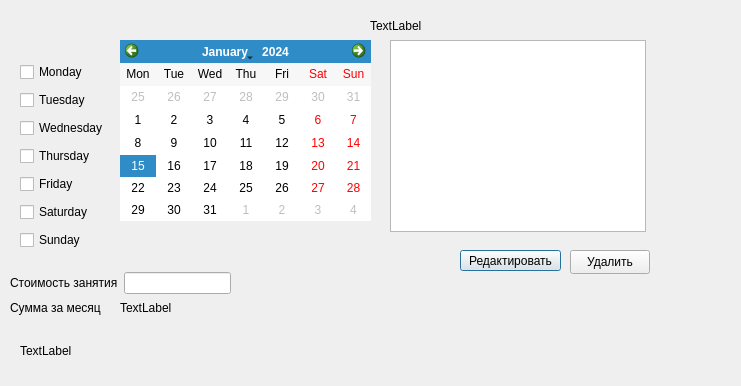
<?xml version="1.0" encoding="UTF-8"?>
<ui version="4.0">
 <class>Student</class>
 <widget class="QDialog" name="Student">
  <property name="geometry">
   <rect>
    <x>0</x>
    <y>0</y>
    <width>741</width>
    <height>386</height>
   </rect>
  </property>
  <property name="windowTitle">
   <string>Dialog</string>
  </property>
  <widget class="QLabel" name="label_Name">
   <property name="geometry">
    <rect>
     <x>370</x>
     <y>10</y>
     <width>141</width>
     <height>31</height>
    </rect>
   </property>
   <property name="text">
    <string>TextLabel</string>
   </property>
  </widget>
  <widget class="QLabel" name="label_2">
   <property name="geometry">
    <rect>
     <x>10</x>
     <y>300</y>
     <width>101</width>
     <height>16</height>
    </rect>
   </property>
   <property name="text">
    <string>Сумма за месяц</string>
   </property>
  </widget>
  <widget class="QLabel" name="label_finalSum">
   <property name="geometry">
    <rect>
     <x>120</x>
     <y>300</y>
     <width>111</width>
     <height>16</height>
    </rect>
   </property>
   <property name="text">
    <string>TextLabel</string>
   </property>
  </widget>
  <widget class="QCalendarWidget" name="calendarWidget">
   <property name="geometry">
    <rect>
     <x>120</x>
     <y>40</y>
     <width>251</width>
     <height>181</height>
    </rect>
   </property>
   <property name="gridVisible">
    <bool>false</bool>
   </property>
   <property name="selectionMode">
    <enum>QCalendarWidget::SingleSelection</enum>
   </property>
   <property name="horizontalHeaderFormat">
    <enum>QCalendarWidget::ShortDayNames</enum>
   </property>
   <property name="verticalHeaderFormat">
    <enum>QCalendarWidget::NoVerticalHeader</enum>
   </property>
  </widget>
  <widget class="QLabel" name="label_counterDays">
   <property name="geometry">
    <rect>
     <x>20</x>
     <y>330</y>
     <width>191</width>
     <height>41</height>
    </rect>
   </property>
   <property name="text">
    <string>TextLabel</string>
   </property>
  </widget>
  <widget class="QWidget" name="layoutWidget">
   <property name="geometry">
    <rect>
     <x>20</x>
     <y>60</y>
     <width>88</width>
     <height>192</height>
    </rect>
   </property>
   <layout class="QVBoxLayout" name="verticalLayout">
    <item>
     <widget class="QCheckBox" name="checkBox_Monday">
      <property name="text">
       <string>Monday</string>
      </property>
     </widget>
    </item>
    <item>
     <widget class="QCheckBox" name="checkBox_Tuesday">
      <property name="text">
       <string>Tuesday</string>
      </property>
     </widget>
    </item>
    <item>
     <widget class="QCheckBox" name="checkBox_Wednesday">
      <property name="text">
       <string>Wednesday</string>
      </property>
     </widget>
    </item>
    <item>
     <widget class="QCheckBox" name="checkBox_Thursday">
      <property name="text">
       <string>Thursday</string>
      </property>
     </widget>
    </item>
    <item>
     <widget class="QCheckBox" name="checkBox_Friday">
      <property name="text">
       <string>Friday</string>
      </property>
     </widget>
    </item>
    <item>
     <widget class="QCheckBox" name="checkBox_Saturday">
      <property name="text">
       <string>Saturday</string>
      </property>
     </widget>
    </item>
    <item>
     <widget class="QCheckBox" name="checkBox_Sunday">
      <property name="text">
       <string>Sunday</string>
      </property>
     </widget>
    </item>
   </layout>
  </widget>
  <widget class="QWidget" name="layoutWidget">
   <property name="geometry">
    <rect>
     <x>10</x>
     <y>270</y>
     <width>221</width>
     <height>26</height>
    </rect>
   </property>
   <layout class="QHBoxLayout" name="horizontalLayout">
    <item>
     <widget class="QLabel" name="label">
      <property name="text">
       <string>Стоимость занятия</string>
      </property>
     </widget>
    </item>
    <item>
     <widget class="QLineEdit" name="lineEdit_sumInput"/>
    </item>
   </layout>
  </widget>
  <widget class="QTableView" name="tableView">
   <property name="geometry">
    <rect>
     <x>390</x>
     <y>40</y>
     <width>256</width>
     <height>192</height>
    </rect>
   </property>
  </widget>
  <widget class="QPushButton" name="pushButton_add">
   <property name="geometry">
    <rect>
     <x>460</x>
     <y>250</y>
     <width>101</width>
     <height>21</height>
    </rect>
   </property>
   <property name="text">
    <string>Редактировать</string>
   </property>
  </widget>
  <widget class="QPushButton" name="pushButton_delete">
   <property name="geometry">
    <rect>
     <x>570</x>
     <y>250</y>
     <width>80</width>
     <height>24</height>
    </rect>
   </property>
   <property name="text">
    <string>Удалить</string>
   </property>
  </widget>
 </widget>
 <resources/>
 <connections/>
</ui>
